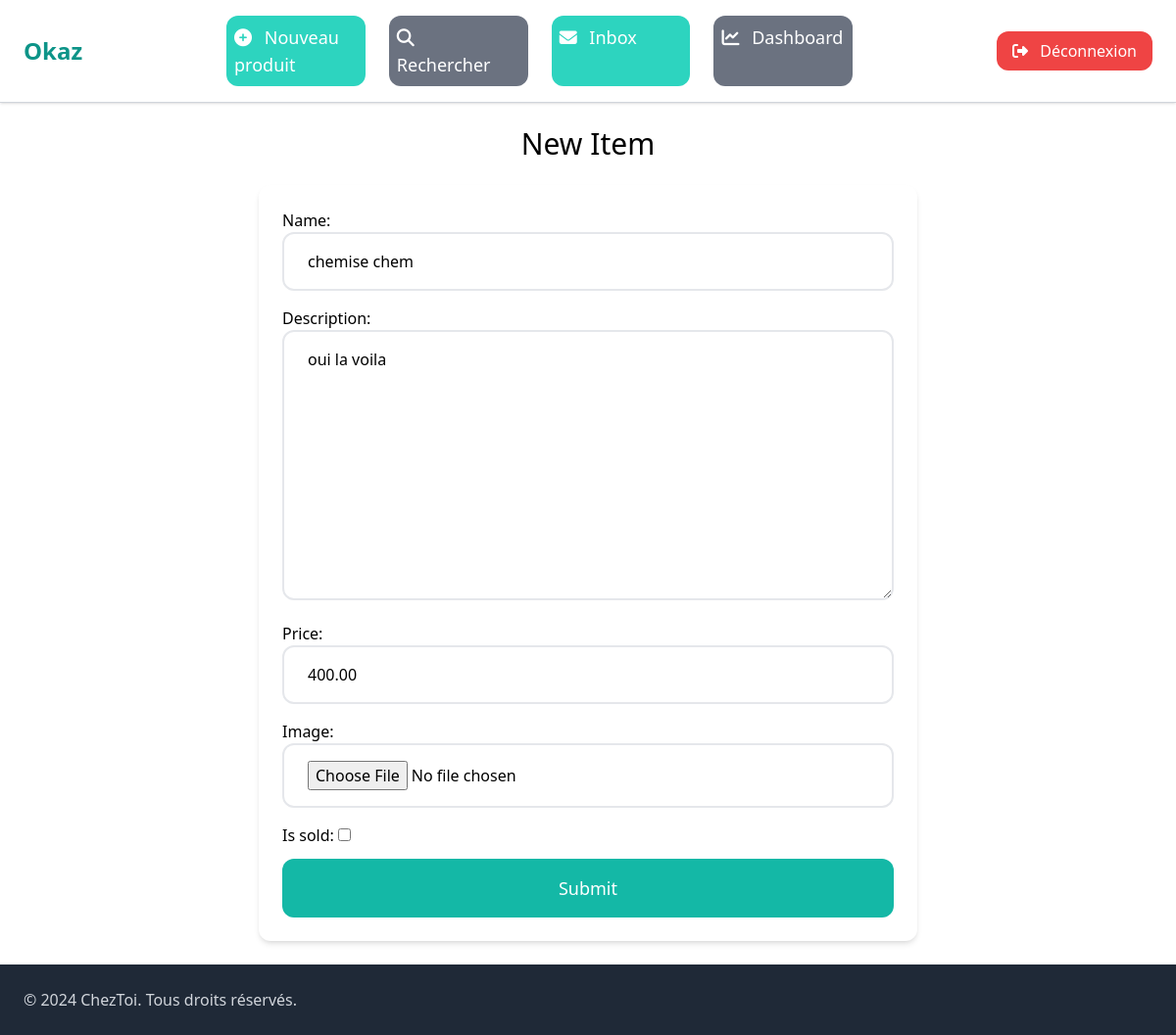
Before: /items/19/edit/ (signed in) with the older database file.
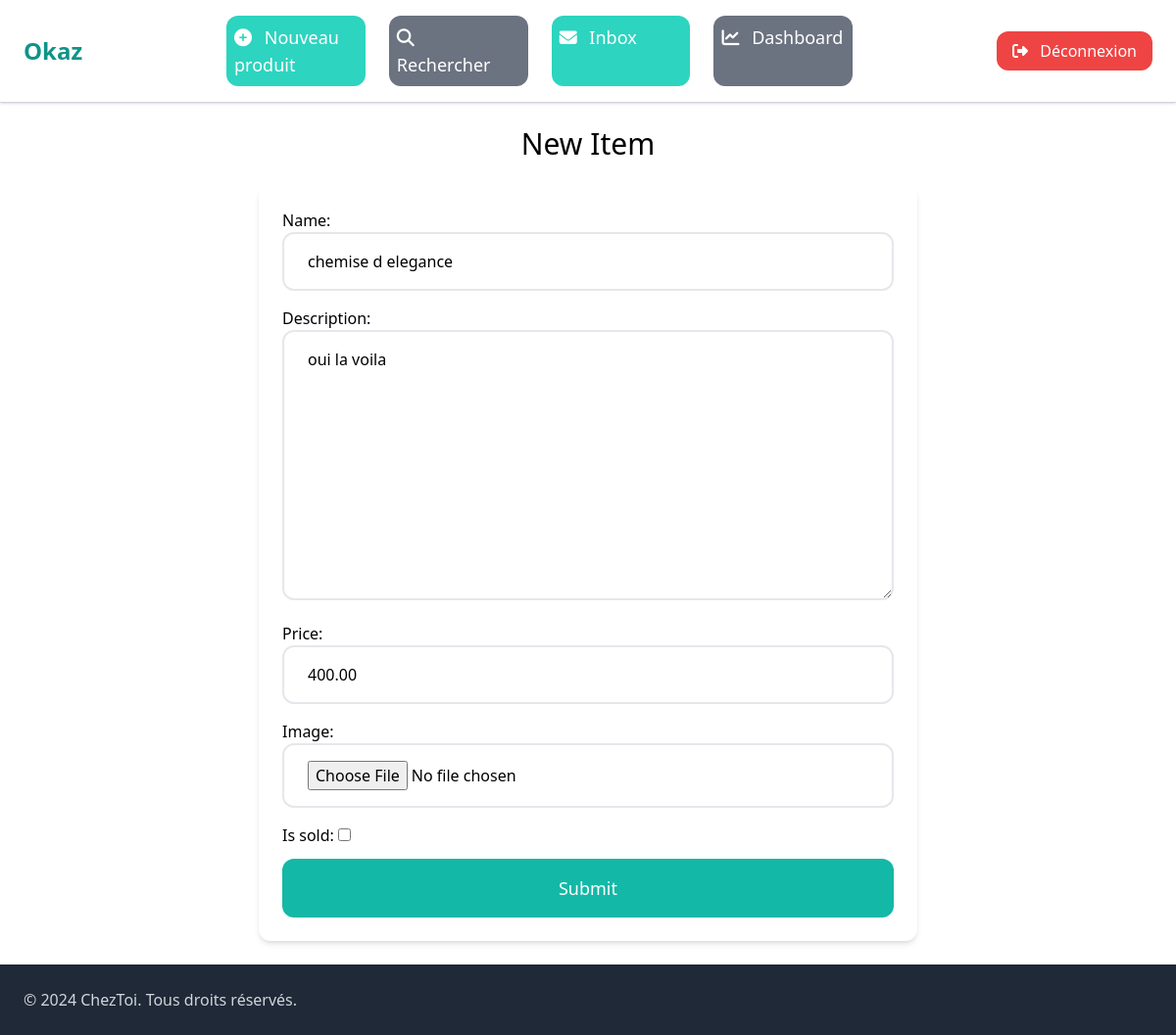
After: the same page with the newer database file.
### item/models.py (models this page shows, shortened)
class Item(models.Model):
    category=models.ForeignKey(Category,verbose_name='items',on_delete=models.CASCADE)
    name=models.CharField(max_length=255)
    description=models.TextField(blank=True,null=True)
    price=models.DecimalField(max_digits=10,decimal_places=2)
    image=models.ImageField(upload_to='item_images',blank=True,null=True)
    is_sold=models.BooleanField(default=False)
    created_by=models.ForeignKey(User, verbose_name='Users', on_delete=models.CASCADE)
    created_at=models.DateTimeField(auto_now_add=True)
    class Meta:
        ordering=('-created_at',)

### item/views.py (the view)
# urls.py: path('<int:pk>/edit/',views.edit,name='edit'),
@login_required
def edit(request,pk):
    item=get_object_or_404(Item,pk=pk,created_by=request.user)
    if request.method== 'POST':
        form=EditItemForm(request.POST,request.FILES,instance=item)
        if form.is_valid():
           form.save()
           return redirect('item:detail',pk=item.id)
    else:
        form=EditItemForm(instance=item)
    return render(request,'item/form.html',{
        'form':form,
        'title':'New Item'
    })

### item/forms.py
class EditItemForm(forms.ModelForm):
    class Meta:
        model=Item
        fields=('name','description','price','image',"is_sold")
        widgets={
            'name':forms.TextInput(attrs={
                'class':INPUT_CLASSES
            }),
            'description':forms.Textarea(attrs={
                'class':INPUT_CLASSES
            }),
            'price':forms.TextInput(attrs={
                'class':INPUT_CLASSES
            }),
            'image':forms.FileInput(attrs={
                'class':INPUT_CLASSES
            }),
        }

### item/templates/item/form.html (shortened to what this page needs)
{% extends "core/base.html" %}
{% block content %}
<h1 class="mb-6 text-3xl text-center">{{ title }}</h1>
<form action="." method="post" enctype="multipart/form-data" class="max-w-2xl mx-auto p-6 bg-white rounded-xl shadow-md">
    <div class="space-y-4">
        {{ form.as_p }}
    </div>
    <button class="w-full py-4 px-8 text-lg bg-teal-500 hover:bg-teal-700 rounded-xl text-white mt-3">
        Submit
    </button>
</form>
{% endblock content %}

Changed rows visible on the page:
changed Item "oui la voila": name "chemise chem" → "chemise d elegance"
